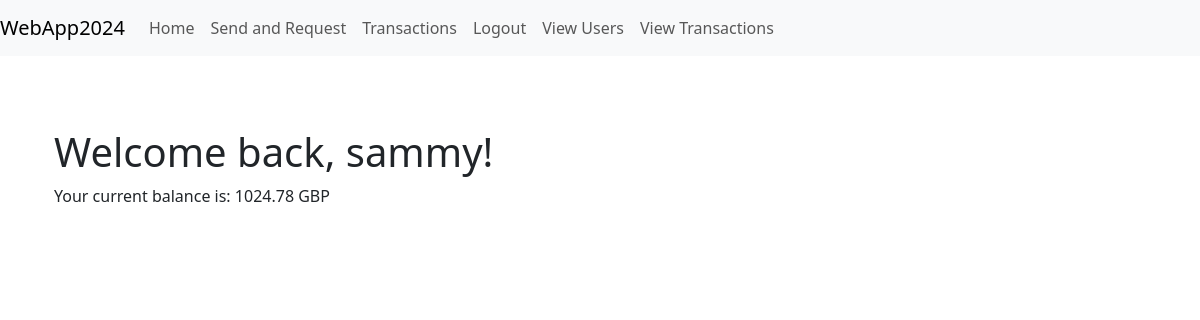
The page /home/ (signed in) on the database its author committed.
### register/models.py (models this page shows, shortened)
class User(AbstractUser):
    CURRENCY_CHOICES = [
        ('GBP', 'British Pound'),
        ('USD', 'US Dollar'),
        ('EUR', 'Euro'),
    ]
    initial_balance = models.DecimalField(max_digits=10, decimal_places=2, default=1000)
    currency = models.CharField(
        max_length=3,
        choices=CURRENCY_CHOICES,
        default='GBP',
        help_text=_('Select your preferred currency.'),
    )

### payapp/models.py (models this page shows, shortened)
class Account(models.Model):
    user = models.OneToOneField(settings.AUTH_USER_MODEL, on_delete=models.CASCADE, related_name='account')
    balance = models.DecimalField(max_digits=10, decimal_places=2, default=1000.00)
    currency = models.CharField(max_length=3, choices=[
        ('GBP', 'British Pound'),
        ('USD', 'US Dollar'),
        ('EUR', 'Euro'),
    ], default='GBP', help_text=_('Select your preferred currency.'))

### payapp/views.py (the view)
# urls.py: 2. Add a URL to urlpatterns:  path('', views.home, name='home')
def home(request):
    if request.user.is_authenticated:
        try:
            account = Account.objects.get(user=request.user)
        except Account.DoesNotExist:
            account = None  # Handle case where an account doesn't exist
        context = {
            'account': account,
            'is_authenticated': True,
        }
    else:
        context = {
            'is_authenticated': False,
        }
    return render(request, 'payapp/home.html', context)

### templates/payapp/home.html
{% extends 'base.html' %}
{% block content %}
    <div class="container mt-4">
        {% if request.user.is_authenticated %}
            <h1>Welcome back, {{ request.user.username }}!</h1>
            {% if account %}
                <p>Your current balance is: {{ account.balance }} {{ account.currency }}</p>
            {% else %}
                <p>You do not have an account set up.</p>
            {% endif %}
        {% else %}
            <h1>Welcome to WebApp2024</h1>
            <p><strong>This is a Payment Services application description, accessible to everyone. Log in or register to access more features.</strong></p>
        {% endif %}
    </div>
{% endblock %}

### rows shown on the page
User: user.username "sammy"
Account: balance "1024.78", currency "GBP"
